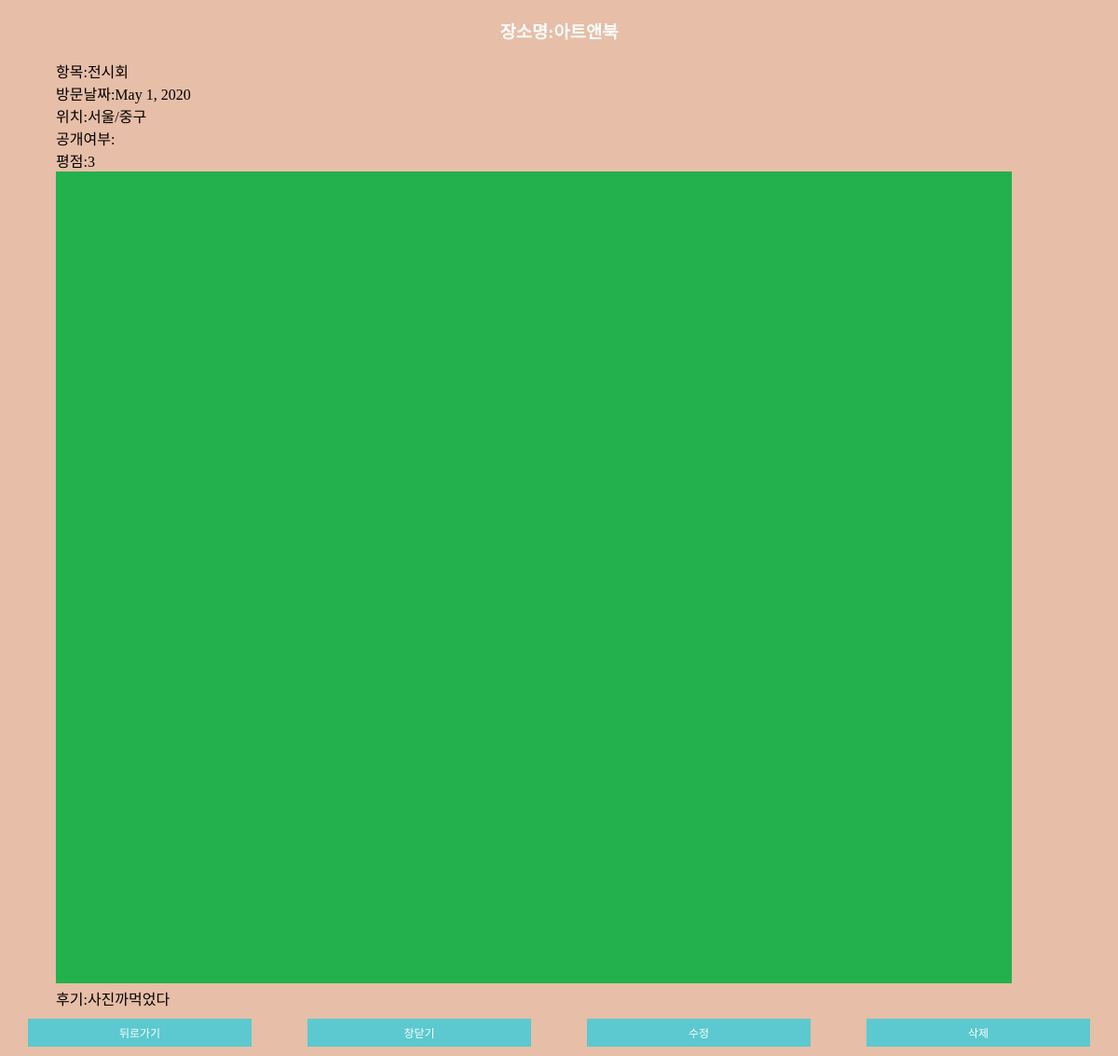
The app's page /5/ with its own data.
### mainapp/models.py (models this page shows, shortened)
class Post(models.Model):
    name=models.CharField(max_length=50)
    item=models.CharField(max_length=50) # 카테고리
    rating= models.IntegerField()
    date=models.DateField(null=True, blank=True)
    image=models.ImageField(upload_to='userimg', null=True)
    comment=models.TextField()
    country = models.CharField(max_length=50)
    city = models.CharField(max_length=50)
    user = models.ForeignKey(User, on_delete=models.CASCADE, null=True)

### mainapp/views.py (the view)
# urls.py: path('<int:pk>/',views.posting, name="posting"), #post 세부내용
def posting(request, pk):
    post = Post.objects.get(pk=pk)
    return render(request, 'mainapp/posting.html', {'post':post})

### mainapp/templates/mainapp/posting.html (shortened to what this page needs)
{% extends 'base3.html' %}
{% load static %}
{% block content %}
    <h3>장소명:{{post.name}}</h3>
    <div id='text_contents'>
        <p>항목:{{post.item}}</p>
        <p>방문날짜:{{post.date}}</p>
        <p>위치:{{post.country}}/{{post.city}}</p>
        <p>공개여부:{{post.public}}</p>
        <p>평점:{{post.rating}}</p>
        {% if post.image %}
            <img src = "{{ post.image.url }}" alt="{{post.name}}" width="95%">
            <br>
        {% endif %}
        <p>후기:{{post.comment}}</p>
    </div>
    <div id='container'>
        <button id='ct_items' onclick="javascript:history.back();">뒤로가기</button>
        <button id='ct_items' onclick="window.close();">창닫기</button>
        <a id='ct_items' href="{% url 'mainapp:edit_posting' %}">수정</a>
        <a id='ct_items' href="/{{post.pk}}/remove">삭제</a>
    </div>
{% endblock %}

### static/base3.css (style rules this page uses)
body { margin: 0px; background-color: rgb(231, 190, 167); font-family: 'SCDream'; }
a { height: 50px; }
a:link { color: black; text-decoration: none; }
h3 { text-align: center; color: white; }
button { width: 30%; margin: 20px; margin-left: 35%; margin-right: 35%; height: 30px; border-radius: 30px; background-color: rgb(91, 201, 207); color: white; border: none; }
#container { font-size: 12px; display: flex; flex-direction: row; justify-content: space-around; margin-bottom: 10px; }
#ct_items { font-size: 12px; width: 20%; background-color: rgb(91, 201, 207); color: white; height: 30px; border-radius: 0; margin: 0; text-align: center; align-content: center; }
#text_contents { width: 90%; margin-left: 5%; margin-bottom: 10px; }
p { margin: 0; }

### records on screen
Post: name "아트앤북", item "전시회", date "May 1, 2020", country "서울", city "중구", rating "3", image (picture), comment "사진까먹었다"
